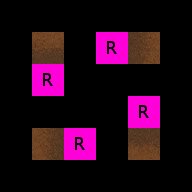

The image is a tile-based game level rendered from a .tmx file. Its description and source (layers, tilesets, objects; grid data summarised) follow:
An orthogonal 6x6 tile map with 32x32 px tiles, 3 tile layers (RuleRegions, ruleSet, rule_Ground), 1 hidden layer not drawn, 4 tilesets.

<map version="1.0" orientation="orthogonal" width="6" height="6" tilewidth="32" tileheight="32">
 <tileset firstgid="1" name="Collision" tilewidth="32" tileheight="32">
  <image source="../../graphics/tiles/collision.png" width="64" height="32" />
 </tileset>
 <tileset firstgid="3" name="set_rules" tilewidth="32" tileheight="32">
  <image source="../../graphics/tiles/set_rules.png" width="64" height="64" />
 </tileset>
 <tileset firstgid="7" name="set_hlw" tilewidth="32" tileheight="32">
  <image source="../../graphics/tiles/set_hlw.png" width="256" height="128" />
 </tileset>
 <tileset firstgid="39" name="hlw_ground" tilewidth="32" tileheight="32">
  <image source="../../graphics/tiles/hlw_ground.png" width="512" height="256" />
 </tileset>
 <layer name="RuleRegions" width="6" height="6">
  <data>[36 cells, 8 non-empty, 1 distinct tile ids]</data>
 </layer>
 <layer name="ruleSet" width="6" height="6">
  <data>[36 cells, 4 non-empty, 1 distinct tile ids]</data>
 </layer>
 <layer name="ruleNotSet" width="6" height="6" visible="0">
  <data>[36 cells, 4 non-empty, 1 distinct tile ids]</data>
 </layer>
 <layer name="rule_Ground" width="6" height="6">
  <data>[36 cells, 4 non-empty, 4 distinct tile ids]</data>
 </layer>
</map>
